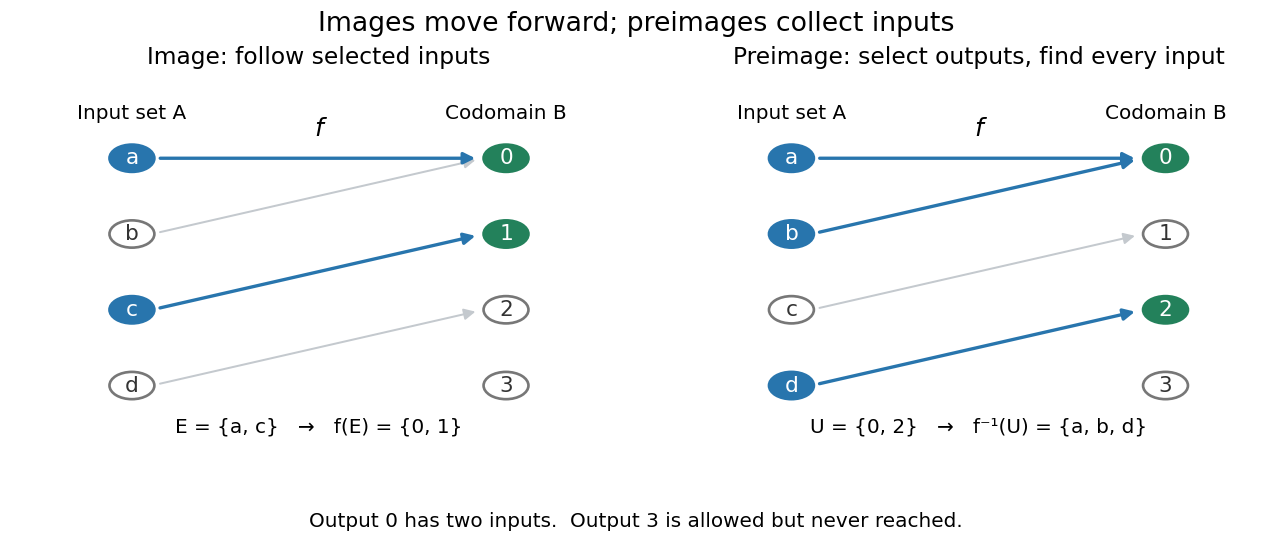

The Python source for this figure:
"""Generate function-image-preimage-subset-flow.png in the current directory."""

from pathlib import Path

import matplotlib

matplotlib.use("Agg")
import matplotlib.pyplot as plt
from matplotlib.patches import Circle, FancyArrowPatch


def diagram(ax, selected_inputs, selected_outputs, heading, footer):
    ys = [3, 2, 1, 0]
    mapping = [0, 0, 1, 2]
    blue, green, gray = "#2875ad", "#23815b", "#c4c9ce"
    for i, out in enumerate(mapping):
        active = i in selected_inputs and out in selected_outputs
        ax.add_patch(FancyArrowPatch((0.16, ys[i]), (2.82, ys[out]),
                                    arrowstyle="-|>", mutation_scale=14,
                                    color=blue if active else gray,
                                    linewidth=2.0 if active else 1.2,
                                    zorder=2 if active else 1, shrinkA=5, shrinkB=5))
    for x, labels, selected, color in [
        (0, ["a", "b", "c", "d"], selected_inputs, blue),
        (3, ["0", "1", "2", "3"], selected_outputs, green),
    ]:
        for i, label in enumerate(labels):
            ax.add_patch(Circle((x, ys[i]), 0.18,
                                facecolor=color if i in selected else "white",
                                edgecolor=color if i in selected else "#777777",
                                linewidth=1.6, zorder=3))
            ax.text(x, ys[i], label, ha="center", va="center", fontsize=13,
                    color="white" if i in selected else "#333333", zorder=4)
    ax.text(0, 3.52, "Input set A", ha="center", fontsize=12)
    ax.text(3, 3.52, "Codomain B", ha="center", fontsize=12)
    ax.text(1.5, 3.30, "f", ha="center", fontsize=15, style="italic")
    ax.set_title(heading, fontsize=14, pad=18)
    ax.text(1.5, -0.62, footer, ha="center", fontsize=12, linespacing=1.5)
    ax.set(xlim=(-0.65, 3.65), ylim=(-1.25, 3.85))
    ax.axis("off")


def main():
    fig, axes = plt.subplots(1, 2, figsize=(10.6, 4.6), dpi=120,
                             facecolor="white")
    diagram(axes[0], {0, 2}, {0, 1}, "Image: follow selected inputs",
            "E = {a, c}   →   f(E) = {0, 1}")
    diagram(axes[1], {0, 1, 3}, {0, 2}, "Preimage: select outputs, find every input",
            "U = {0, 2}   →   f⁻¹(U) = {a, b, d}")
    fig.suptitle("Images move forward; preimages collect inputs",
                 fontsize=16, y=0.98)
    fig.subplots_adjust(left=0.04, right=0.98, top=0.83, bottom=0.13, wspace=0.23)
    fig.text(0.5, 0.045,
             "Output 0 has two inputs.  Output 3 is allowed but never reached.",
             ha="center", fontsize=12)
    fig.savefig(Path.cwd() / "function-image-preimage-subset-flow.png",
                facecolor="white")
    plt.close(fig)


if __name__ == "__main__":
    main()
